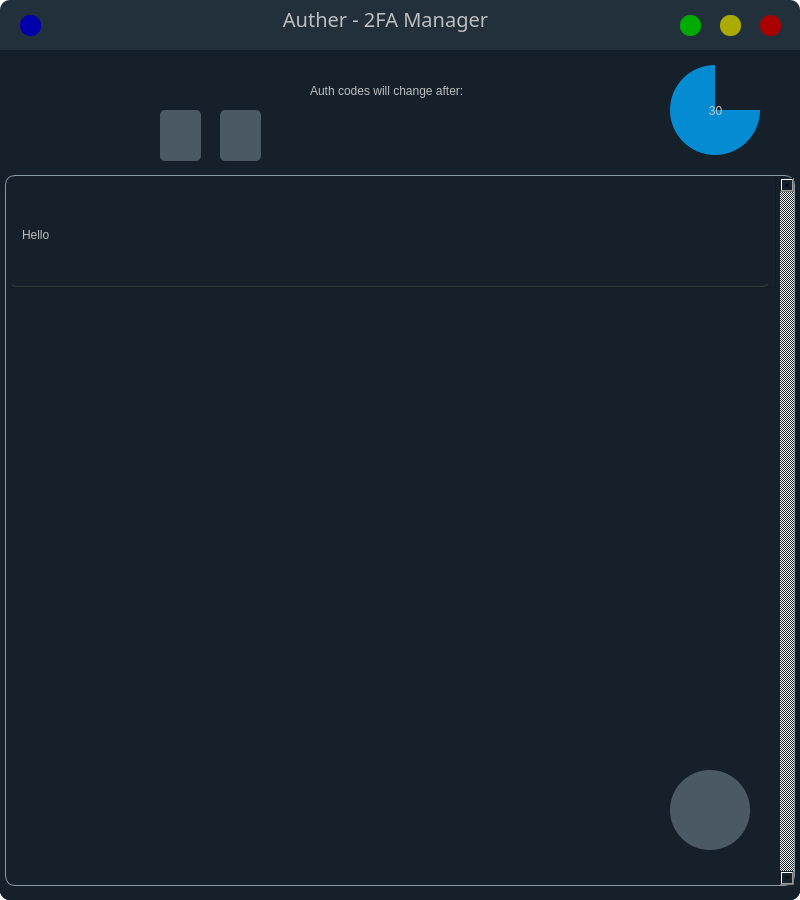
<?xml version="1.0" encoding="UTF-8"?>
<ui version="4.0">
 <class>MainWindow</class>
 <widget class="QMainWindow" name="MainWindow">
  <property name="geometry">
   <rect>
    <x>0</x>
    <y>0</y>
    <width>800</width>
    <height>900</height>
   </rect>
  </property>
  <property name="minimumSize">
   <size>
    <width>800</width>
    <height>900</height>
   </size>
  </property>
  <property name="maximumSize">
   <size>
    <width>800</width>
    <height>900</height>
   </size>
  </property>
  <property name="windowTitle">
   <string>Auther</string>
  </property>
  <property name="windowIcon">
   <iconset>
    <normaloff>../assets/images/Logo.png</normaloff>../assets/images/Logo.png</iconset>
  </property>
  <property name="styleSheet">
   <string notr="true">background-color:transparent;
border:1px soild;
border-radius:10px;</string>
  </property>
  <widget class="QWidget" name="centralwidget">
   <property name="styleSheet">
    <string notr="true">QWidget{
border:1px soild;
border-radius:10px;
background-color:transparent;
}</string>
   </property>
   <widget class="QWidget" name="authWidget" native="true">
    <property name="geometry">
     <rect>
      <x>0</x>
      <y>50</y>
      <width>800</width>
      <height>850</height>
     </rect>
    </property>
    <property name="styleSheet">
     <string notr="true">QWidget{
background-color:rgb(21, 32, 43);
border:0px;
border-top-left-radius:0px;
border-top-right-radius:0px;
}</string>
    </property>
    <widget class="QTableWidget" name="authTable">
     <property name="geometry">
      <rect>
       <x>0</x>
       <y>120</y>
       <width>800</width>
       <height>721</height>
      </rect>
     </property>
     <property name="layoutDirection">
      <enum>Qt::LeftToRight</enum>
     </property>
     <property name="styleSheet">
      <string notr="true">QTableWidget{
margin:5px;

border:1px solid;
border-color: rgb(136, 153, 166);
border-radius:10px;
color: rgb(189, 189, 189);
font: 12pt &quot;Quicksand&quot;;
padding-left:4px;
padding-top:2px;
}
QTableWidget::item{ 
selection-background-color:rgb(49, 49, 49);
color: rgb(189, 189, 189);
border:1px solid transparent;
border-radius:7px;
border-bottom-color:rgb(57, 57, 57);
margin-top:5px;
margin-right:5px;
padding:8px;
}
QTableWidget::item:hover{
 background-color:rgb(34, 48, 60);
color: rgb(189, 189, 189);
}
QMenu{
border: 1px solid black;
color:rgb(189, 189, 189);
	background-color: rgb(34, 48, 60);
}
QMenu::item:hover{
background-color:rgb(46, 69, 93);
color:rgb(200, 200, 200);
}
QMenu::item:selected{
background-color:rgb(46, 69, 93);
color:rgb(200, 200, 200);
}

QScrollBar{
}
 QScrollBar::add-page:vertical, QScrollBar::sub-page:vertical
 {
     background: none;
 }
 QScrollBar:vertical {
	border:1px transparent;
    background:rgb(52, 59, 72);
    margin: 10px 5px 10px 1px;
	border-radius:5px;
 }

QScrollBar::add-line:vertical{
      border: none;
      background: none;
}

QScrollBar::sub-line:vertical {
      border: none;
      background: none;
}
QScrollBar::handle:vertical {
	border:1px solid;
	border-color:rgb(105, 180, 255);
    background:rgb(105, 180, 255);
	border-radius: 5px;
 }</string>
     </property>
     <property name="frameShadow">
      <enum>QFrame::Plain</enum>
     </property>
     <property name="verticalScrollBarPolicy">
      <enum>Qt::ScrollBarAlwaysOn</enum>
     </property>
     <property name="horizontalScrollBarPolicy">
      <enum>Qt::ScrollBarAlwaysOff</enum>
     </property>
     <property name="sizeAdjustPolicy">
      <enum>QAbstractScrollArea::AdjustToContents</enum>
     </property>
     <property name="editTriggers">
      <set>QAbstractItemView::NoEditTriggers</set>
     </property>
     <property name="tabKeyNavigation">
      <bool>false</bool>
     </property>
     <property name="showDropIndicator" stdset="0">
      <bool>false</bool>
     </property>
     <property name="dragEnabled">
      <bool>false</bool>
     </property>
     <property name="dragDropOverwriteMode">
      <bool>false</bool>
     </property>
     <property name="dragDropMode">
      <enum>QAbstractItemView::NoDragDrop</enum>
     </property>
     <property name="defaultDropAction">
      <enum>Qt::MoveAction</enum>
     </property>
     <property name="alternatingRowColors">
      <bool>false</bool>
     </property>
     <property name="textElideMode">
      <enum>Qt::ElideMiddle</enum>
     </property>
     <property name="cornerButtonEnabled">
      <bool>false</bool>
     </property>
     <property name="columnCount">
      <number>1</number>
     </property>
     <attribute name="horizontalHeaderVisible">
      <bool>false</bool>
     </attribute>
     <attribute name="horizontalHeaderCascadingSectionResizes">
      <bool>true</bool>
     </attribute>
     <attribute name="horizontalHeaderMinimumSectionSize">
      <number>49</number>
     </attribute>
     <attribute name="horizontalHeaderDefaultSectionSize">
      <number>766</number>
     </attribute>
     <attribute name="verticalHeaderVisible">
      <bool>false</bool>
     </attribute>
     <attribute name="verticalHeaderCascadingSectionResizes">
      <bool>false</bool>
     </attribute>
     <attribute name="verticalHeaderDefaultSectionSize">
      <number>110</number>
     </attribute>
     <row>
      <property name="text">
       <string>R1</string>
      </property>
     </row>
     <column>
      <property name="text">
       <string>C1</string>
      </property>
     </column>
     <item row="0" column="0">
      <property name="text">
       <string>Hello</string>
      </property>
     </item>
    </widget>
    <widget class="QPushButton" name="addButton">
     <property name="geometry">
      <rect>
       <x>670</x>
       <y>720</y>
       <width>80</width>
       <height>80</height>
      </rect>
     </property>
     <property name="styleSheet">
      <string notr="true">QPushButton{
background-color:rgba(136, 153, 166,120);
border:0px solid;
border-radius:40px;
}
QPushButton:hover{
background-color:rgba(136, 153, 166,200);
/*border:1px solid;
border-color:rgb(56, 56, 56);*/

}
QPushButton:pressed{
background-color:rgba(136, 153, 166,120);
border:0px solid;

}</string>
     </property>
     <property name="text">
      <string/>
     </property>
     <property name="icon">
      <iconset>
       <normaloff>../assets/images/New.png</normaloff>../assets/images/New.png</iconset>
     </property>
     <property name="iconSize">
      <size>
       <width>70</width>
       <height>70</height>
      </size>
     </property>
     <property name="default">
      <bool>false</bool>
     </property>
     <property name="flat">
      <bool>false</bool>
     </property>
    </widget>
    <widget class="QFrame" name="timerBar">
     <property name="geometry">
      <rect>
       <x>670</x>
       <y>15</y>
       <width>90</width>
       <height>90</height>
      </rect>
     </property>
     <property name="styleSheet">
      <string notr="true">QFrame {
	background-color: qconicalgradient(cx:0.5, cy:0.5, angle:90, stop:0.749 rgba(0, 168, 255, 201), stop:0.75 rgba(255, 255, 255, 0));
border-width: 0;
border-style: solid;
border-radius:45;
border-color: rgb(0,0,0);
}</string>
     </property>
     <property name="frameShape">
      <enum>QFrame::StyledPanel</enum>
     </property>
     <property name="frameShadow">
      <enum>QFrame::Plain</enum>
     </property>
     <property name="lineWidth">
      <number>1</number>
     </property>
     <widget class="QLabel" name="timerLabel">
      <property name="geometry">
       <rect>
        <x>30</x>
        <y>30</y>
        <width>31</width>
        <height>31</height>
       </rect>
      </property>
      <property name="layoutDirection">
       <enum>Qt::LeftToRight</enum>
      </property>
      <property name="styleSheet">
       <string notr="true">background-color:transparent;
font: 12pt &quot;Ubuntu&quot;;
color:rgb(200,200,200);</string>
      </property>
      <property name="text">
       <string>30</string>
      </property>
      <property name="alignment">
       <set>Qt::AlignCenter</set>
      </property>
     </widget>
    </widget>
    <widget class="QLabel" name="expireLabel">
     <property name="geometry">
      <rect>
       <x>310</x>
       <y>20</y>
       <width>351</width>
       <height>41</height>
      </rect>
     </property>
     <property name="styleSheet">
      <string notr="true">font: 15pt &quot;Quicksand&quot;;
color:rgb(189, 189, 189);
background-color:transparent;</string>
     </property>
     <property name="text">
      <string>Auth codes will change after:</string>
     </property>
    </widget>
    <widget class="QLabel" name="logoLabel">
     <property name="geometry">
      <rect>
       <x>10</x>
       <y>10</y>
       <width>111</width>
       <height>111</height>
      </rect>
     </property>
     <property name="text">
      <string/>
     </property>
     <property name="pixmap">
      <pixmap>../assets/images/Logo.png</pixmap>
     </property>
     <property name="scaledContents">
      <bool>true</bool>
     </property>
    </widget>
    <widget class="QWidget" name="editWidget" native="true">
     <property name="enabled">
      <bool>false</bool>
     </property>
     <property name="geometry">
      <rect>
       <x>150</x>
       <y>50</y>
       <width>121</width>
       <height>71</height>
      </rect>
     </property>
     <widget class="QPushButton" name="exportButton">
      <property name="geometry">
       <rect>
        <x>70</x>
        <y>10</y>
        <width>41</width>
        <height>51</height>
       </rect>
      </property>
      <property name="styleSheet">
       <string notr="true">QPushButton{
background-color:rgba(136, 153, 166,120);
border:0px solid;
border-radius:5px;
}
QPushButton:hover{
background-color:rgba(136, 153, 166,200);
/*border:1px solid;
border-color:rgb(56, 56, 56);*/

}
QPushButton:pressed{
background-color:rgba(136, 153, 166,120);
border:0px solid;

}</string>
      </property>
      <property name="text">
       <string/>
      </property>
      <property name="icon">
       <iconset>
        <normaloff>../assets/images/Export.png</normaloff>../assets/images/Export.png</iconset>
      </property>
      <property name="iconSize">
       <size>
        <width>38</width>
        <height>70</height>
       </size>
      </property>
      <property name="default">
       <bool>false</bool>
      </property>
      <property name="flat">
       <bool>false</bool>
      </property>
     </widget>
     <widget class="QPushButton" name="deleteButton">
      <property name="geometry">
       <rect>
        <x>10</x>
        <y>10</y>
        <width>41</width>
        <height>51</height>
       </rect>
      </property>
      <property name="styleSheet">
       <string notr="true">QPushButton{
background-color:rgba(136, 153, 166,120);
border:0px solid;
border-radius:5px;
}
QPushButton:hover{
background-color:rgba(136, 153, 166,200);
/*border:1px solid;
border-color:rgb(56, 56, 56);*/

}
QPushButton:pressed{
background-color:rgba(136, 153, 166,120);
border:0px solid;

}</string>
      </property>
      <property name="text">
       <string/>
      </property>
      <property name="icon">
       <iconset>
        <normaloff>../assets/images/Delete.png</normaloff>../assets/images/Delete.png</iconset>
      </property>
      <property name="iconSize">
       <size>
        <width>38</width>
        <height>70</height>
       </size>
      </property>
      <property name="default">
       <bool>false</bool>
      </property>
      <property name="flat">
       <bool>false</bool>
      </property>
     </widget>
    </widget>
    <zorder>editWidget</zorder>
    <zorder>authTable</zorder>
    <zorder>timerBar</zorder>
    <zorder>expireLabel</zorder>
    <zorder>logoLabel</zorder>
    <zorder>addButton</zorder>
   </widget>
   <widget class="QWidget" name="topBar" native="true">
    <property name="geometry">
     <rect>
      <x>0</x>
      <y>0</y>
      <width>800</width>
      <height>50</height>
     </rect>
    </property>
    <property name="styleSheet">
     <string notr="true">background-color: rgb(34,48,60);
border:0px solid;
border-radius:10px;
border-bottom-left-radius:0px;
border-bottom-right-radius:0px;</string>
    </property>
    <widget class="QPushButton" name="exitButton">
     <property name="geometry">
      <rect>
       <x>760</x>
       <y>15</y>
       <width>21</width>
       <height>21</height>
      </rect>
     </property>
     <property name="whatsThis">
      <string>Quit Application</string>
     </property>
     <property name="styleSheet">
      <string notr="true">QPushButton{
background-color:rgb(170, 0, 0);
border:0px solid;
border-radius:10px;
}
QPushButton:hover{
background-color: rgb(255, 0, 0);
/*border:1px solid;
border-color:rgb(56, 56, 56);*/

}
QPushButton:pressed{
background-color:rgb(170, 0, 0);
border:0px solid;

}</string>
     </property>
     <property name="text">
      <string/>
     </property>
     <property name="default">
      <bool>false</bool>
     </property>
     <property name="flat">
      <bool>false</bool>
     </property>
    </widget>
    <widget class="QLabel" name="mainLabel">
     <property name="geometry">
      <rect>
       <x>240</x>
       <y>5</y>
       <width>291</width>
       <height>41</height>
      </rect>
     </property>
     <property name="font">
      <font>
       <family>Quicksand</family>
       <pointsize>15</pointsize>
       <weight>50</weight>
       <italic>false</italic>
       <bold>false</bold>
      </font>
     </property>
     <property name="styleSheet">
      <string notr="true">QLabel{
font: 15pt &quot;Quicksand&quot;;
color:rgb(189, 189, 189);
}
QLabel::hover{
border-width:1px;
border-style:solid;
border-radius:5px;
border-color:rgb(163, 163, 163);
}</string>
     </property>
     <property name="text">
      <string>  Auther - 2FA Manager  </string>
     </property>
     <property name="alignment">
      <set>Qt::AlignHCenter|Qt::AlignTop</set>
     </property>
     <property name="margin">
      <number>0</number>
     </property>
    </widget>
    <widget class="QPushButton" name="minimizeButton">
     <property name="geometry">
      <rect>
       <x>720</x>
       <y>15</y>
       <width>21</width>
       <height>21</height>
      </rect>
     </property>
     <property name="whatsThis">
      <string>Minimize Application</string>
     </property>
     <property name="styleSheet">
      <string notr="true">QPushButton{
background-color:rgb(170, 170, 0);
border:0px solid;
border-radius:10px;
}
QPushButton:hover{
background-color:rgb(255, 255, 0);
/*border:1px solid;
border-color:rgb(56, 56, 56);*/

}
QPushButton:pressed{
background-color:rgb(170, 170, 0);
border:0px solid;

}</string>
     </property>
     <property name="text">
      <string/>
     </property>
     <property name="default">
      <bool>false</bool>
     </property>
     <property name="flat">
      <bool>false</bool>
     </property>
    </widget>
    <widget class="QPushButton" name="restoreButton">
     <property name="geometry">
      <rect>
       <x>680</x>
       <y>15</y>
       <width>21</width>
       <height>21</height>
      </rect>
     </property>
     <property name="whatsThis">
      <string>Restore Application</string>
     </property>
     <property name="styleSheet">
      <string notr="true">QPushButton{
background-color:rgb(0, 170, 0);
border:0px solid;
border-radius:10px;
}
QPushButton:hover{
background-color: rgb(0, 255, 0);
/*border:1px solid;
border-color:rgb(56, 56, 56);*/

}
QPushButton:pressed{
background-color:rgb(0, 170, 0);
border:0px solid;

}</string>
     </property>
     <property name="text">
      <string/>
     </property>
     <property name="default">
      <bool>false</bool>
     </property>
     <property name="flat">
      <bool>false</bool>
     </property>
    </widget>
    <widget class="QPushButton" name="infoButton">
     <property name="geometry">
      <rect>
       <x>20</x>
       <y>15</y>
       <width>21</width>
       <height>21</height>
      </rect>
     </property>
     <property name="whatsThis">
      <string>Application Info</string>
     </property>
     <property name="styleSheet">
      <string notr="true">QPushButton{
background-color:rgb(0, 0, 170);
border:0px solid;
border-radius:10px;
}
QPushButton:hover{
background-color:rgb(0, 0, 255);
/*border:1px solid;
border-color:rgb(56, 56, 56);*/

}
QPushButton:pressed{
background-color:rgb(0, 0, 170);
border:0px solid;

}</string>
     </property>
     <property name="text">
      <string/>
     </property>
     <property name="default">
      <bool>false</bool>
     </property>
     <property name="flat">
      <bool>false</bool>
     </property>
    </widget>
   </widget>
   <widget class="QWidget" name="addAuthWidget" native="true">
    <property name="geometry">
     <rect>
      <x>0</x>
      <y>50</y>
      <width>800</width>
      <height>850</height>
     </rect>
    </property>
    <property name="styleSheet">
     <string notr="true">background-color:rgb(21, 32, 43);
border:0px;
border-top-left-radius:0px;
border-top-right-radius:0px;</string>
    </property>
    <widget class="QWidget" name="dropURL" native="true">
     <property name="geometry">
      <rect>
       <x>60</x>
       <y>30</y>
       <width>700</width>
       <height>781</height>
      </rect>
     </property>
     <widget class="QLabel" name="imageDropper">
      <property name="geometry">
       <rect>
        <x>80</x>
        <y>50</y>
        <width>540</width>
        <height>520</height>
       </rect>
      </property>
      <property name="styleSheet">
       <string notr="true">QLabel{
background-color:rgb(34, 48, 60);
border-width:0;
border-style:solid;
border-color:rgb(136, 153, 166);
border-radius:10px;
padding-bottom:20;
}
QLabel::hover{
background-color:rgb(44, 58, 70);
border-width:1;
border-style:solid;
border-color:rgb(136, 153, 166);
border-radius:10px;
}</string>
      </property>
      <property name="text">
       <string/>
      </property>
      <property name="pixmap">
       <pixmap>../assets/images/DND.png</pixmap>
      </property>
      <property name="scaledContents">
       <bool>true</bool>
      </property>
      <property name="alignment">
       <set>Qt::AlignCenter</set>
      </property>
      <property name="margin">
       <number>0</number>
      </property>
     </widget>
     <widget class="QLineEdit" name="URLEdit">
      <property name="geometry">
       <rect>
        <x>80</x>
        <y>600</y>
        <width>540</width>
        <height>40</height>
       </rect>
      </property>
      <property name="styleSheet">
       <string notr="true">QLineEdit{
background-color:rgb(34, 48, 60);
border:1px soild;
border-color:rgb(136, 153, 166);
border-radius:10px;
padding-left:10px;
font: 12pt &quot;Quicksand&quot;;
color:rgb(189, 189, 189);
}
QLineEdit::hover{
background-color:rgb(44, 58, 70);
border-width:1;
border-style:solid;
border-color:rgb(136, 153, 166);
border-radius:10px;
}</string>
      </property>
      <property name="readOnly">
       <bool>false</bool>
      </property>
      <property name="placeholderText">
       <string>Or paste the URL</string>
      </property>
      <property name="clearButtonEnabled">
       <bool>true</bool>
      </property>
     </widget>
     <widget class="QPushButton" name="verifyFAButton">
      <property name="geometry">
       <rect>
        <x>610</x>
        <y>690</y>
        <width>80</width>
        <height>80</height>
       </rect>
      </property>
      <property name="styleSheet">
       <string notr="true">QPushButton{
background-color:rgba(136, 153, 166,120);
border:0px solid;
border-radius:40px;
}
QPushButton:hover{
background-color:rgba(136, 153, 166,200);
/*border:1px solid;
border-color:rgb(56, 56, 56);*/

}
QPushButton:pressed{
background-color:rgba(136, 153, 166,120);
border:0px solid;

}</string>
      </property>
      <property name="text">
       <string/>
      </property>
      <property name="icon">
       <iconset>
        <normaloff>../assets/images/Next.png</normaloff>../assets/images/Next.png</iconset>
      </property>
      <property name="iconSize">
       <size>
        <width>70</width>
        <height>70</height>
       </size>
      </property>
      <property name="default">
       <bool>false</bool>
      </property>
      <property name="flat">
       <bool>false</bool>
      </property>
     </widget>
     <widget class="QLabel" name="addAuthLabel">
      <property name="geometry">
       <rect>
        <x>210</x>
        <y>0</y>
        <width>291</width>
        <height>41</height>
       </rect>
      </property>
      <property name="font">
       <font>
        <family>Quicksand</family>
        <pointsize>15</pointsize>
        <weight>50</weight>
        <italic>false</italic>
        <bold>false</bold>
       </font>
      </property>
      <property name="styleSheet">
       <string notr="true">QLabel{
font: 15pt &quot;Quicksand&quot;;
color:rgb(189, 189, 189);
}
QLabel::hover{
border-width:1px;
border-style:solid;
border-radius:5px;
border-color:rgb(163, 163, 163);
}</string>
      </property>
      <property name="text">
       <string>  Add Auth URL  </string>
      </property>
      <property name="alignment">
       <set>Qt::AlignHCenter|Qt::AlignTop</set>
      </property>
      <property name="margin">
       <number>0</number>
      </property>
     </widget>
    </widget>
    <widget class="QWidget" name="verifyOTP" native="true">
     <property name="geometry">
      <rect>
       <x>60</x>
       <y>30</y>
       <width>700</width>
       <height>781</height>
      </rect>
     </property>
     <widget class="QLabel" name="authVerifyLabel">
      <property name="geometry">
       <rect>
        <x>80</x>
        <y>50</y>
        <width>540</width>
        <height>520</height>
       </rect>
      </property>
      <property name="styleSheet">
       <string notr="true">QLabel{
background-color:rgb(34, 48, 60);
border-width:0;
border-style:solid;
border-color:rgb(136, 153, 166);
border-radius:10px;
}
QLabel::hover{
background-color:rgb(44, 58, 70);
border-width:1;
border-style:solid;
border-color:rgb(136, 153, 166);
border-radius:10px;
}</string>
      </property>
      <property name="text">
       <string/>
      </property>
      <property name="pixmap">
       <pixmap>../assets/images/BeepBoop.png</pixmap>
      </property>
      <property name="scaledContents">
       <bool>false</bool>
      </property>
      <property name="alignment">
       <set>Qt::AlignHCenter|Qt::AlignTop</set>
      </property>
      <property name="margin">
       <number>-29</number>
      </property>
      <property name="indent">
       <number>-1</number>
      </property>
     </widget>
     <widget class="QLineEdit" name="authEdit">
      <property name="geometry">
       <rect>
        <x>80</x>
        <y>600</y>
        <width>540</width>
        <height>40</height>
       </rect>
      </property>
      <property name="styleSheet">
       <string notr="true">QLineEdit{
background-color:rgb(34, 48, 60);
border:1px soild;
border-color:rgb(136, 153, 166);
border-radius:10px;
padding-left:10px;
font: 12pt &quot;Quicksand&quot;;
color:rgb(189, 189, 189);
}
QLineEdit::hover{
background-color:rgb(44, 58, 70);
border-width:1;
border-style:solid;
border-color:rgb(136, 153, 166);
border-radius:10px;
}</string>
      </property>
      <property name="alignment">
       <set>Qt::AlignLeading|Qt::AlignLeft|Qt::AlignVCenter</set>
      </property>
      <property name="readOnly">
       <bool>false</bool>
      </property>
      <property name="placeholderText">
       <string>Enter 6-digit authentication code</string>
      </property>
      <property name="clearButtonEnabled">
       <bool>true</bool>
      </property>
     </widget>
     <widget class="QPushButton" name="verifyOTPButton">
      <property name="geometry">
       <rect>
        <x>610</x>
        <y>690</y>
        <width>80</width>
        <height>80</height>
       </rect>
      </property>
      <property name="styleSheet">
       <string notr="true">QPushButton{
background-color:rgba(136, 153, 166,120);
border:0px solid;
border-radius:40px;
}
QPushButton:hover{
background-color:rgba(136, 153, 166,200);
/*border:1px solid;
border-color:rgb(56, 56, 56);*/

}
QPushButton:pressed{
background-color:rgba(136, 153, 166,120);
border:0px solid;

}</string>
      </property>
      <property name="text">
       <string/>
      </property>
      <property name="icon">
       <iconset>
        <normaloff>../assets/images/Verify.png</normaloff>../assets/images/Verify.png</iconset>
      </property>
      <property name="iconSize">
       <size>
        <width>70</width>
        <height>70</height>
       </size>
      </property>
      <property name="default">
       <bool>false</bool>
      </property>
      <property name="flat">
       <bool>false</bool>
      </property>
     </widget>
     <widget class="QLabel" name="verifyOTPLabel">
      <property name="geometry">
       <rect>
        <x>210</x>
        <y>0</y>
        <width>291</width>
        <height>41</height>
       </rect>
      </property>
      <property name="font">
       <font>
        <family>Quicksand</family>
        <pointsize>15</pointsize>
        <weight>50</weight>
        <italic>false</italic>
        <bold>false</bold>
       </font>
      </property>
      <property name="styleSheet">
       <string notr="true">QLabel{
font: 15pt &quot;Quicksand&quot;;
color:rgb(189, 189, 189);
}
QLabel::hover{
border-width:1px;
border-style:solid;
border-radius:5px;
border-color:rgb(163, 163, 163);
}</string>
      </property>
      <property name="text">
       <string>  Verify OTP  </string>
      </property>
      <property name="alignment">
       <set>Qt::AlignHCenter|Qt::AlignTop</set>
      </property>
      <property name="margin">
       <number>0</number>
      </property>
     </widget>
    </widget>
    <widget class="QPushButton" name="cancelFAButton">
     <property name="geometry">
      <rect>
       <x>30</x>
       <y>720</y>
       <width>80</width>
       <height>80</height>
      </rect>
     </property>
     <property name="styleSheet">
      <string notr="true">QPushButton{
background-color:rgba(136, 153, 166,120);
border:0px solid;
border-radius:40px;
}
QPushButton:hover{
background-color:rgba(136, 153, 166,200);
/*border:1px solid;
border-color:rgb(56, 56, 56);*/

}
QPushButton:pressed{
background-color:rgba(136, 153, 166,120);
border:0px solid;

}</string>
     </property>
     <property name="text">
      <string/>
     </property>
     <property name="icon">
      <iconset>
       <normaloff>../assets/images/Back.png</normaloff>../assets/images/Back.png</iconset>
     </property>
     <property name="iconSize">
      <size>
       <width>70</width>
       <height>70</height>
      </size>
     </property>
     <property name="default">
      <bool>false</bool>
     </property>
     <property name="flat">
      <bool>false</bool>
     </property>
    </widget>
    <zorder>verifyOTP</zorder>
    <zorder>dropURL</zorder>
    <zorder>cancelFAButton</zorder>
   </widget>
   <widget class="QWidget" name="exportAuthWidget" native="true">
    <property name="geometry">
     <rect>
      <x>0</x>
      <y>50</y>
      <width>800</width>
      <height>850</height>
     </rect>
    </property>
    <property name="styleSheet">
     <string notr="true">background-color:rgb(21, 32, 43);
border:0px;
border-top-left-radius:0px;
border-top-right-radius:0px;</string>
    </property>
    <widget class="QWidget" name="exportOTP" native="true">
     <property name="geometry">
      <rect>
       <x>60</x>
       <y>30</y>
       <width>700</width>
       <height>781</height>
      </rect>
     </property>
     <widget class="QLabel" name="exportAuthImg">
      <property name="geometry">
       <rect>
        <x>80</x>
        <y>50</y>
        <width>540</width>
        <height>520</height>
       </rect>
      </property>
      <property name="styleSheet">
       <string notr="true">QLabel{
background-color:rgb(34, 48, 60);
border-width:0;
border-style:solid;
border-color:rgb(136, 153, 166);
border-radius:10px;
}
QLabel::hover{
background-color:rgb(44, 58, 70);
border-width:1;
border-style:solid;
border-color:rgb(136, 153, 166);
border-radius:10px;
}</string>
      </property>
      <property name="text">
       <string/>
      </property>
      <property name="pixmap">
       <pixmap>../assets/images/ExportBG.png</pixmap>
      </property>
      <property name="scaledContents">
       <bool>false</bool>
      </property>
      <property name="alignment">
       <set>Qt::AlignHCenter|Qt::AlignTop</set>
      </property>
      <property name="margin">
       <number>-29</number>
      </property>
      <property name="indent">
       <number>-1</number>
      </property>
     </widget>
     <widget class="QLineEdit" name="exportAuthText">
      <property name="geometry">
       <rect>
        <x>80</x>
        <y>600</y>
        <width>540</width>
        <height>40</height>
       </rect>
      </property>
      <property name="styleSheet">
       <string notr="true">QLineEdit{
background-color:rgb(34, 48, 60);
border:1px soild;
border-color:rgb(136, 153, 166);
border-radius:10px;
padding-left:10px;
font: 12pt &quot;Quicksand&quot;;
color:rgb(189, 189, 189);
}
QLineEdit::hover{
background-color:rgb(44, 58, 70);
border-width:1;
border-style:solid;
border-color:rgb(136, 153, 166);
border-radius:10px;
}</string>
      </property>
      <property name="alignment">
       <set>Qt::AlignLeading|Qt::AlignLeft|Qt::AlignVCenter</set>
      </property>
      <property name="readOnly">
       <bool>true</bool>
      </property>
      <property name="placeholderText">
       <string>Your Auth URL should appear here.</string>
      </property>
      <property name="clearButtonEnabled">
       <bool>true</bool>
      </property>
     </widget>
     <widget class="QLabel" name="exportAuthLabel">
      <property name="geometry">
       <rect>
        <x>210</x>
        <y>0</y>
        <width>291</width>
        <height>41</height>
       </rect>
      </property>
      <property name="font">
       <font>
        <family>Quicksand</family>
        <pointsize>15</pointsize>
        <weight>50</weight>
        <italic>false</italic>
        <bold>false</bold>
       </font>
      </property>
      <property name="styleSheet">
       <string notr="true">QLabel{
font: 15pt &quot;Quicksand&quot;;
color:rgb(189, 189, 189);
}
QLabel::hover{
border-width:1px;
border-style:solid;
border-radius:5px;
border-color:rgb(163, 163, 163);
}</string>
      </property>
      <property name="text">
       <string>Export Auth URL</string>
      </property>
      <property name="alignment">
       <set>Qt::AlignHCenter|Qt::AlignTop</set>
      </property>
      <property name="margin">
       <number>0</number>
      </property>
     </widget>
    </widget>
    <widget class="QPushButton" name="cancelExportButton">
     <property name="geometry">
      <rect>
       <x>30</x>
       <y>720</y>
       <width>80</width>
       <height>80</height>
      </rect>
     </property>
     <property name="styleSheet">
      <string notr="true">QPushButton{
background-color:rgba(136, 153, 166,120);
border:0px solid;
border-radius:40px;
}
QPushButton:hover{
background-color:rgba(136, 153, 166,200);
/*border:1px solid;
border-color:rgb(56, 56, 56);*/

}
QPushButton:pressed{
background-color:rgba(136, 153, 166,120);
border:0px solid;

}</string>
     </property>
     <property name="text">
      <string/>
     </property>
     <property name="icon">
      <iconset>
       <normaloff>../assets/images/Back.png</normaloff>../assets/images/Back.png</iconset>
     </property>
     <property name="iconSize">
      <size>
       <width>70</width>
       <height>70</height>
      </size>
     </property>
     <property name="default">
      <bool>false</bool>
     </property>
     <property name="flat">
      <bool>false</bool>
     </property>
    </widget>
   </widget>
   <zorder>exportAuthWidget</zorder>
   <zorder>addAuthWidget</zorder>
   <zorder>topBar</zorder>
   <zorder>authWidget</zorder>
  </widget>
 </widget>
 <resources/>
 <connections/>
</ui>
